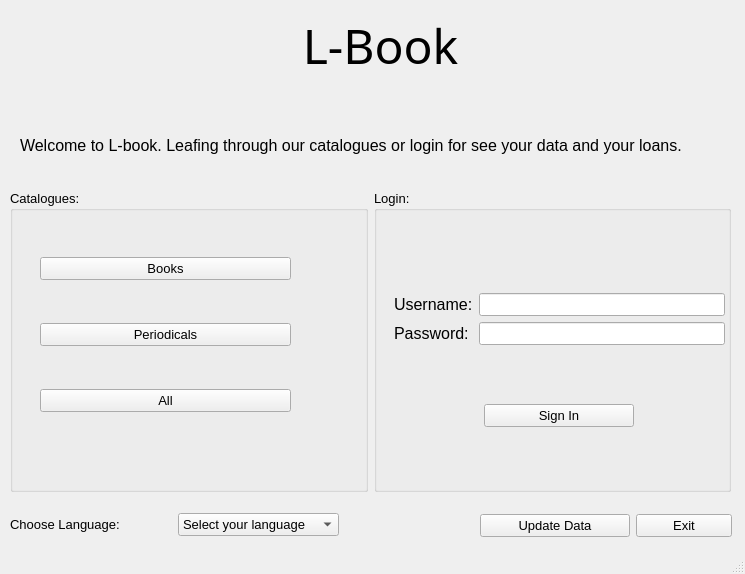
<?xml version="1.0" encoding="UTF-8"?>
<ui version="4.0">
 <class>mainWindow</class>
 <widget class="QMainWindow" name="mainWindow">
  <property name="geometry">
   <rect>
    <x>0</x>
    <y>0</y>
    <width>745</width>
    <height>574</height>
   </rect>
  </property>
  <property name="windowTitle">
   <string>MainWindow</string>
  </property>
  <widget class="QWidget" name="centralwidget">
   <widget class="QLabel" name="logoLabel">
    <property name="geometry">
     <rect>
      <x>0</x>
      <y>0</y>
      <width>761</width>
      <height>91</height>
     </rect>
    </property>
    <property name="font">
     <font>
      <family>A Charming Font Expanded</family>
      <pointsize>36</pointsize>
     </font>
    </property>
    <property name="text">
     <string>L-Book</string>
    </property>
    <property name="alignment">
     <set>Qt::AlignCenter</set>
    </property>
    <property name="textInteractionFlags">
     <set>Qt::NoTextInteraction</set>
    </property>
   </widget>
   <widget class="QLabel" name="label_2">
    <property name="geometry">
     <rect>
      <x>20</x>
      <y>100</y>
      <width>701</width>
      <height>91</height>
     </rect>
    </property>
    <property name="font">
     <font>
      <pointsize>12</pointsize>
     </font>
    </property>
    <property name="text">
     <string>Welcome to L-book. Leafing through our catalogues or login for see your data and your loans.</string>
    </property>
    <property name="alignment">
     <set>Qt::AlignJustify|Qt::AlignVCenter</set>
    </property>
    <property name="wordWrap">
     <bool>true</bool>
    </property>
    <property name="textInteractionFlags">
     <set>Qt::NoTextInteraction</set>
    </property>
   </widget>
   <widget class="QWidget" name="layoutWidget_1">
    <property name="geometry">
     <rect>
      <x>10</x>
      <y>510</y>
      <width>329</width>
      <height>29</height>
     </rect>
    </property>
    <layout class="QHBoxLayout" name="horizontalLayout">
     <item>
      <widget class="QLabel" name="label_3">
       <property name="font">
        <font>
         <pointsize>10</pointsize>
        </font>
       </property>
       <property name="text">
        <string>Choose Language:</string>
       </property>
       <property name="textInteractionFlags">
        <set>Qt::NoTextInteraction</set>
       </property>
      </widget>
     </item>
     <item>
      <widget class="QComboBox" name="comboBox">
       <property name="font">
        <font>
         <pointsize>10</pointsize>
        </font>
       </property>
       <property name="whatsThis">
        <string/>
       </property>
       <item>
        <property name="text">
         <string>Select your language</string>
        </property>
       </item>
       <item>
        <property name="text">
         <string>English</string>
        </property>
       </item>
       <item>
        <property name="text">
         <string>Italiano</string>
        </property>
       </item>
      </widget>
     </item>
    </layout>
   </widget>
   <widget class="QWidget" name="layoutWidget_2">
    <property name="geometry">
     <rect>
      <x>480</x>
      <y>510</y>
      <width>252</width>
      <height>32</height>
     </rect>
    </property>
    <layout class="QHBoxLayout" name="horizontalLayout_2">
     <item>
      <widget class="QPushButton" name="updateButton">
       <property name="minimumSize">
        <size>
         <width>150</width>
         <height>0</height>
        </size>
       </property>
       <property name="maximumSize">
        <size>
         <width>150</width>
         <height>16777215</height>
        </size>
       </property>
       <property name="font">
        <font>
         <pointsize>10</pointsize>
        </font>
       </property>
       <property name="text">
        <string>Update Data</string>
       </property>
      </widget>
     </item>
     <item>
      <widget class="QPushButton" name="ExitButton">
       <property name="maximumSize">
        <size>
         <width>100</width>
         <height>16777215</height>
        </size>
       </property>
       <property name="font">
        <font>
         <pointsize>10</pointsize>
        </font>
       </property>
       <property name="text">
        <string>Exit</string>
       </property>
      </widget>
     </item>
    </layout>
   </widget>
   <widget class="QGroupBox" name="groupBox_2">
    <property name="geometry">
     <rect>
      <x>374</x>
      <y>190</y>
      <width>357</width>
      <height>302</height>
     </rect>
    </property>
    <property name="font">
     <font>
      <pointsize>10</pointsize>
     </font>
    </property>
    <property name="title">
     <string>Login:</string>
    </property>
    <widget class="QWidget" name="layoutWidget">
     <property name="geometry">
      <rect>
       <x>20</x>
       <y>50</y>
       <width>331</width>
       <height>241</height>
      </rect>
     </property>
     <layout class="QVBoxLayout" name="verticalLayout_4">
      <item>
       <layout class="QHBoxLayout" name="horizontalLayout_4">
        <item>
         <layout class="QVBoxLayout" name="verticalLayout">
          <item>
           <widget class="QLabel" name="label_4">
            <property name="font">
             <font>
              <pointsize>12</pointsize>
             </font>
            </property>
            <property name="text">
             <string>Username:</string>
            </property>
            <property name="textInteractionFlags">
             <set>Qt::LinksAccessibleByMouse|Qt::TextSelectableByMouse</set>
            </property>
           </widget>
          </item>
          <item>
           <widget class="QLabel" name="label_5">
            <property name="font">
             <font>
              <pointsize>12</pointsize>
             </font>
            </property>
            <property name="text">
             <string>Password:</string>
            </property>
            <property name="textInteractionFlags">
             <set>Qt::NoTextInteraction</set>
            </property>
           </widget>
          </item>
         </layout>
        </item>
        <item>
         <layout class="QVBoxLayout" name="verticalLayout_2">
          <item>
           <widget class="QLineEdit" name="usernameLine">
            <property name="font">
             <font>
              <pointsize>10</pointsize>
             </font>
            </property>
           </widget>
          </item>
          <item>
           <widget class="QLineEdit" name="passwordLine">
            <property name="font">
             <font>
              <pointsize>10</pointsize>
             </font>
            </property>
            <property name="echoMode">
             <enum>QLineEdit::Password</enum>
            </property>
           </widget>
          </item>
         </layout>
        </item>
       </layout>
      </item>
      <item>
       <layout class="QHBoxLayout" name="horizontalLayout_3">
        <item>
         <widget class="QPushButton" name="nextButton">
          <property name="maximumSize">
           <size>
            <width>150</width>
            <height>16777215</height>
           </size>
          </property>
          <property name="font">
           <font>
            <pointsize>10</pointsize>
           </font>
          </property>
          <property name="text">
           <string>Sign In</string>
          </property>
         </widget>
        </item>
       </layout>
      </item>
     </layout>
    </widget>
   </widget>
   <widget class="QGroupBox" name="groupBox">
    <property name="geometry">
     <rect>
      <x>10</x>
      <y>190</y>
      <width>358</width>
      <height>302</height>
     </rect>
    </property>
    <property name="font">
     <font>
      <pointsize>10</pointsize>
     </font>
    </property>
    <property name="title">
     <string>Catalogues:</string>
    </property>
    <widget class="QWidget" name="layoutWidget_3">
     <property name="geometry">
      <rect>
       <x>30</x>
       <y>30</y>
       <width>251</width>
       <height>231</height>
      </rect>
     </property>
     <layout class="QVBoxLayout" name="verticalLayout_3">
      <item>
       <widget class="QPushButton" name="booksButton">
        <property name="font">
         <font>
          <pointsize>10</pointsize>
         </font>
        </property>
        <property name="text">
         <string>Books</string>
        </property>
       </widget>
      </item>
      <item>
       <widget class="QPushButton" name="periodicalsButton">
        <property name="font">
         <font>
          <pointsize>10</pointsize>
         </font>
        </property>
        <property name="text">
         <string>Periodicals</string>
        </property>
       </widget>
      </item>
      <item>
       <widget class="QPushButton" name="allButton">
        <property name="font">
         <font>
          <pointsize>10</pointsize>
         </font>
        </property>
        <property name="text">
         <string>All</string>
        </property>
       </widget>
      </item>
     </layout>
    </widget>
   </widget>
  </widget>
  <widget class="QStatusBar" name="statusbar"/>
 </widget>
 <resources/>
 <connections/>
</ui>
